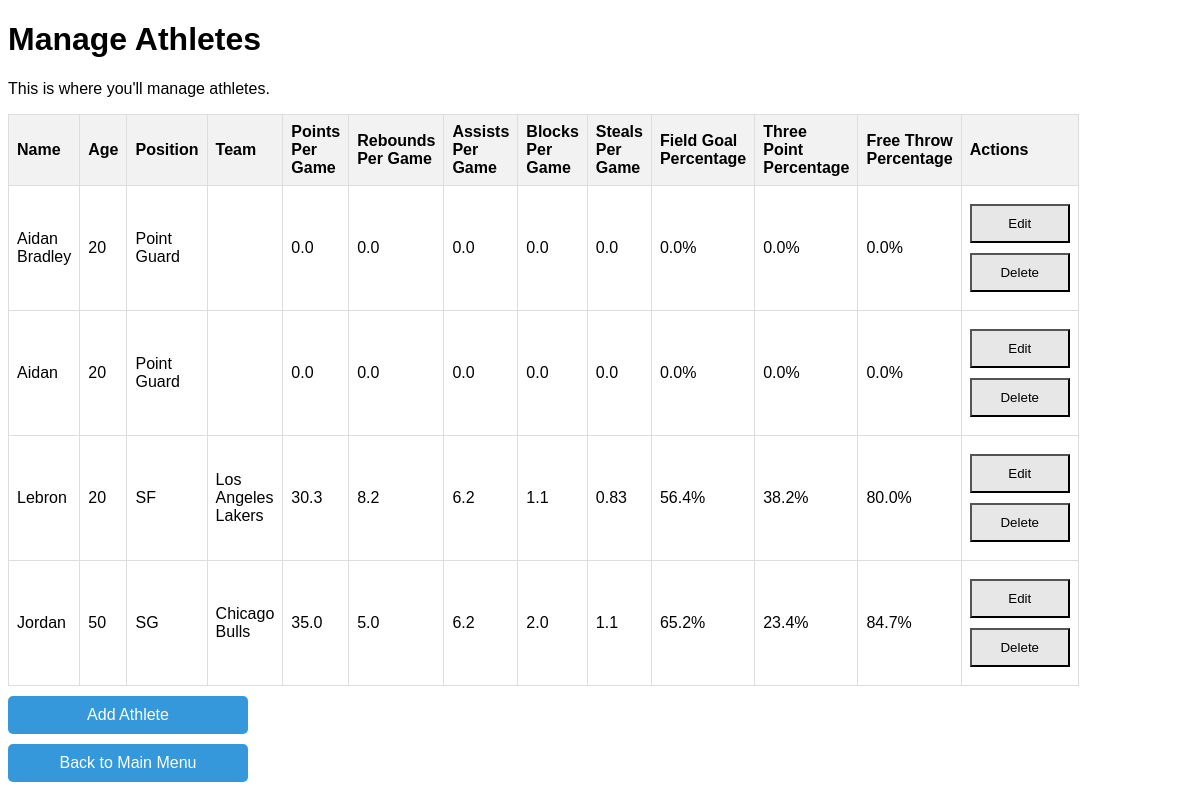
/athletes, run on an earlier commit of the app's database.
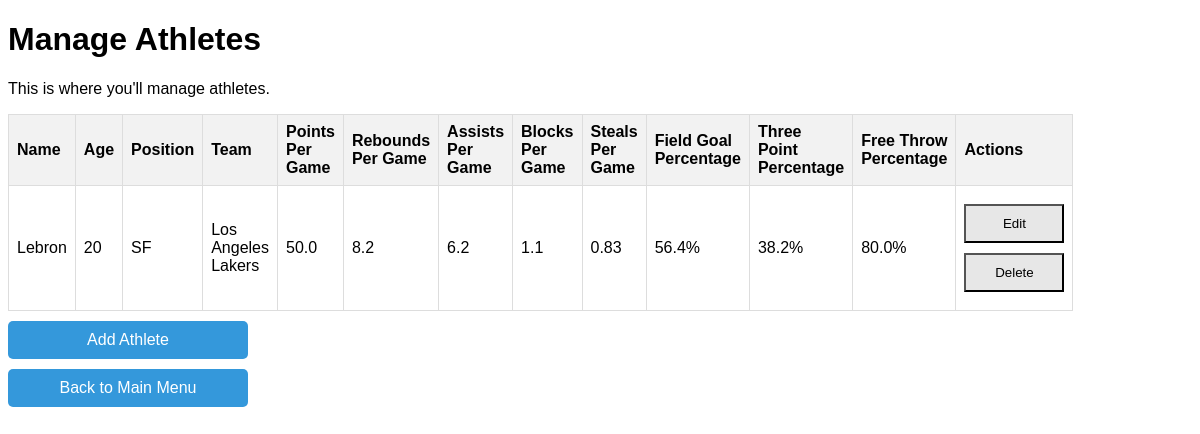
And on a later commit of the database.
### models.py (models this page shows)
class Athlete(db.Model):
    id = db.Column(db.Integer, primary_key=True)
    name = db.Column(db.String(100), nullable=False)
    age = db.Column(db.Integer)
    sport = db.Column(db.String(50))  # e.g., Basketball
    height = db.Column(db.Float)
    weight = db.Column(db.Float)
    gender = db.Column(db.String(10))
    position = db.Column(db.String(2), CheckConstraint("position IN ('PG', 'SG', 'SF', 'PF', 'C')"), nullable=False)
    points_per_game = db.Column(db.Float, default=0.0)
    rebounds_per_game = db.Column(db.Float, default=0.0)
    assists_per_game = db.Column(db.Float, default=0.0)
    blocks_per_game = db.Column(db.Float, default=0.0)
    steals_per_game = db.Column(db.Float, default=0.0)
    field_goal_percentage = db.Column(db.Float, default=0.0)
    three_point_percentage = db.Column(db.Float, default=0.0)
    free_throw_percentage = db.Column(db.Float, default=0.0)
    team_id = db.Column(db.Integer, db.ForeignKey('team.id'))
    team = db.relationship('Team', backref='athletes')

class Team(db.Model):
    id = db.Column(db.Integer, primary_key=True)
    name = db.Column(db.String(100), nullable=False, unique=True)
    city = db.Column(db.String(100))

### routes.py (the view)
@app.route('/athletes')
def manage_athletes():
    athletes = Athlete.query.all()
    return render_template('athletes/manage_athletes.html', athletes=athletes)

### templates/athletes/manage_athletes.html (shortened to what this page needs)
<!DOCTYPE html>
<html lang="en">
<head>
</head>
<body>
    <h1>Manage Athletes</h1>
    <p>This is where you'll manage athletes.</p>
    <table>
        <thead>
            <tr>
                <th>Name</th>
                <th>Age</th>
                <th>Position</th>
                <th>Team</th>
                <th>Points Per Game</th>
                <th>Rebounds Per Game</th>
                <th>Assists Per Game</th>
                <th>Blocks Per Game</th>
                <th>Steals Per Game</th>
                <th>Field Goal Percentage</th>
                <th>Three Point Percentage</th>
                <th>Free Throw Percentage</th>
                <th>Actions</th>
            </tr>
        </thead>
        <tbody>
            {% for athlete in athletes %}
            <tr>
                <td>{{ athlete.name }}</td>
                <td>{{ athlete.age }}</td>
                <td>{{ athlete.position }}</td>
                <td>{{ athlete.team.name }}</td>
                <td>{{ athlete.points_per_game }}</td>
                <td>{{ athlete.rebounds_per_game }}</td>
                <td>{{ athlete.assists_per_game }}</td>
                <td>{{ athlete.blocks_per_game }}</td>
                <td>{{ athlete.steals_per_game }}</td>
                <td>{{ athlete.field_goal_percentage }}%</td>
                <td>{{ athlete.three_point_percentage }}%</td>
                <td>{{ athlete.free_throw_percentage }}%</td>
                <td>
                    <form action="{{ url_for('edit_athlete', athlete_id=athlete.id) }}" method="GET" style="display:inline;">
                        <button type="submit" class="action-buttons">Edit</button>
                    </form>
                    <form action="{{ url_for('delete_athlete', athlete_id=athlete.id) }}" method="POST" style="display:inline;">
                        <button type="submit" onclick="return confirm('Are you sure you want to delete this athlete?');" class="action-buttons">Delete</button>
                    </form>
                </td>
            </tr>
            {% endfor %}
        </tbody>
    </table>
    <a href="{{ url_for('add_athlete') }}" class="menu-button">Add Athlete</a>
    <a href="{{ url_for('welcome') }}" class="menu-button">Back to Main Menu</a>
</body>
</html>

### templates/athletes/manage_athletes.html (style rules this page uses)
body { font-family: Arial, sans-serif; }
.menu-button { display: block; margin: 10px 0; padding: 10px 20px; background-color: #3498db; color: white; border: none; border-radius: 5px; cursor: pointer; text-decoration: none; width: 200px; text-align: center; }
.action-buttons { display: block; margin: 10px 0; padding: 10px 20px; background-color: #e7e7e7; color: black; width: 100px; cursor: pointer; text-align: center; }
table { width: 80%; max-width: 800px; border-collapse: collapse; margin-top: 20px auto; }
th, td { border: 1px solid #ddd; padding: 8px; text-align: left; }
th { background-color: #f2f2f2; }

What changed in the data, as far as the page shows it:
removed Athlete: name "Aidan Bradley", age "20", position "Point Guard", points_per_game "0.0", rebounds_per_game "0.0", assists_per_game "0.0", blocks_per_game "0.0", steals_per_game "0.0", field_goal_percentage "0.0", three_point_percentage "0.0", free_throw_percentage "0.0"
removed Athlete: name "Aidan", age "20", position "Point Guard", points_per_game "0.0", rebounds_per_game "0.0", assists_per_game "0.0", blocks_per_game "0.0", steals_per_game "0.0", field_goal_percentage "0.0", three_point_percentage "0.0", free_throw_percentage "0.0"
removed Athlete: name "Jordan", age "50", position "SG", team.name "Chicago Bulls", points_per_game "35.0", rebounds_per_game "5.0", assists_per_game "6.2", blocks_per_game "2.0", steals_per_game "1.1", field_goal_percentage "65.2", three_point_percentage "23.4", free_throw_percentage "84.7"
changed Athlete "Lebron": points_per_game "30.3" → "50.0"
